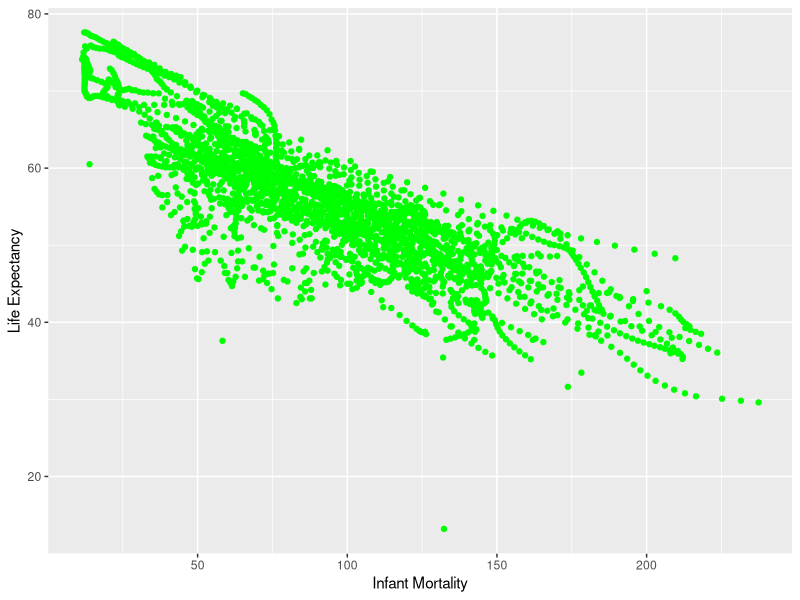
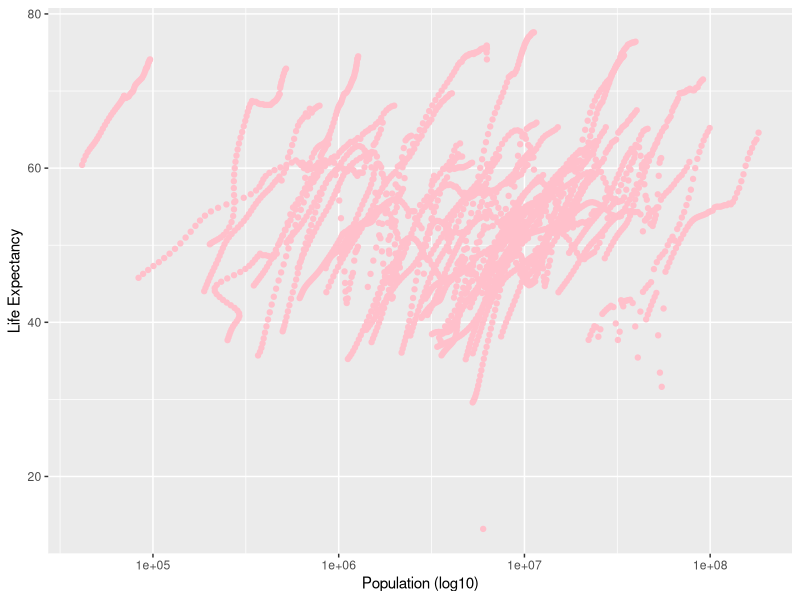
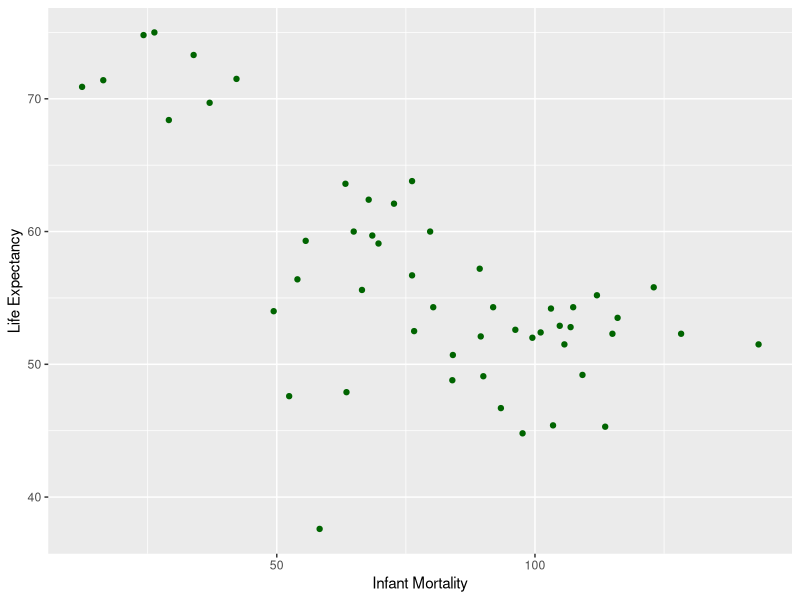
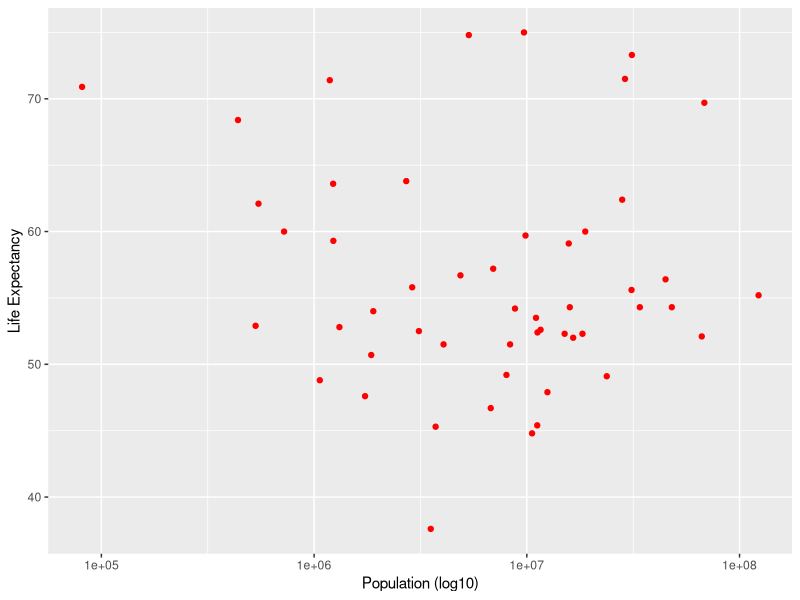

The R source for these figures, in order:
## ---- chunk 1
#Install dslabs package

#Load dslabs library
#install.packages("dslabs")
library("dslabs")

#See overview of the gapminder data from dslabs
str(gapminder)

#Get summary of the gapminder data
summary(gapminder)

#Determine data type of gapminder
class(gapminder)

#Assign African countries to africadata, then see overview and summary of subsetted data
africadata = subset(gapminder, continent == "Africa")
str(africadata)
summary(africadata)

#Install and load dplyr package
#install.packages("dplyr")
library("dplyr")

#Select infanty mortality and life expctancy from africadata
africainfantmortal = select(africadata, c('infant_mortality','life_expectancy'))

#Select population and life expectancy from africadata
africapop = select(africadata, c('population','life_expectancy'))

#See overview and summarize selected data from africadata
str(africainfantmortal)
summary(africainfantmortal)
str(africapop)
summary(africapop)

#Install and Load ggplot2 package to make plots
#install.packages("ggplot2")
library("ggplot2")

#Make a plot of life expectancy versus infant mortality
ggplot(data = africainfantmortal, aes(x = infant_mortality, y = life_expectancy)) + geom_point(color = "green") + labs(x = "Infant Mortality", y = "Life Expectancy")

#Make a plot of life expectancy versus population, with population on a log scale
ggplot(data = africapop, aes(x = population, y = life_expectancy)) + geom_point(color = "pink") + scale_x_log10() + labs(x = "Population (log10)", y = "Life Expectancy")

#The reason that we see streaks of data is because of this data being collected over time and there are different years for different countries being sampled.

#Find out which years have missing/NA values
africadata$year[is.na(africadata$infant_mortality)]

#Extract data from the year 2000 from africadata
africa2000 = subset(africadata, year == "2000")
str(africa2000)
summary(africa2000)

#Make Same Plots as Done Before
##Select infanty mortality and life expctancy from africa2000
africainfantmortal2000 = select(africa2000, c('infant_mortality','life_expectancy'))

##Select population and life expectancy from africa2000
africapop2000 = select(africa2000, c('population','life_expectancy'))

##Make a plot of life expectancy versus infant mortality for 2000 Africa Data
ggplot(data = africainfantmortal2000, aes(x = infant_mortality, y = life_expectancy)) + geom_point(color = "dark green") + labs(x = "Infant Mortality", y = "Life Expectancy")


##Make a plot of life expectancy versus population, with population on a log scale for 2000 Africa Data
ggplot(data = africapop2000, aes(x = population, y = life_expectancy)) + geom_point(color = "red") + scale_x_log10() + labs(x = "Population (log10)", y = "Life Expectancy")

#Fit a linear model with infant_mortality as the predictor
model_infant = lm(life_expectancy ~ infant_mortality, data = africainfantmortal2000)

#Fit a linear model with population as the predictor
model_pop = lm(life_expectancy ~ population, data = africapop2000)

#Summarize the models
summary(model_infant)
summary(model_pop)

#What we found using this model was that infant mortality is a statistically significant predictor of life expectancy (p-value = 2.826e-08), whereas population is not a statistically significant predictor of life expectancy. This matches with the plots we generated previously, where was saw a strong positive correlation between life expectancy and infant mortality and no correlation between life expectancy and population.
